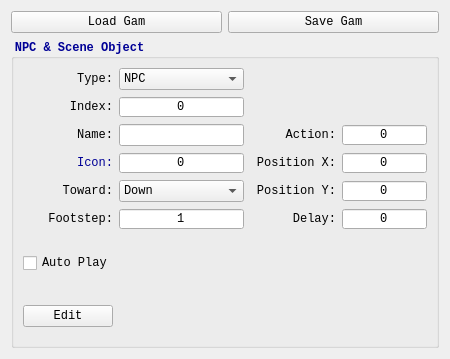
<?xml version="1.0" encoding="UTF-8"?>
<ui version="4.0">
 <class>MainWidget</class>
 <widget class="QWidget" name="MainWidget">
  <property name="geometry">
   <rect>
    <x>0</x>
    <y>0</y>
    <width>450</width>
    <height>333</height>
   </rect>
  </property>
  <property name="font">
   <font>
    <family>Consolas</family>
   </font>
  </property>
  <layout class="QVBoxLayout" name="mainVerLayout" stretch="0,1">
   <item>
    <layout class="QHBoxLayout" name="topBtnLayout">
     <item>
      <widget class="QPushButton" name="loadGamBtn">
       <property name="font">
        <font>
         <family>Consolas</family>
         <pointsize>9</pointsize>
         <bold>false</bold>
        </font>
       </property>
       <property name="text">
        <string>Load Gam</string>
       </property>
      </widget>
     </item>
     <item>
      <widget class="QPushButton" name="saveGamBtn">
       <property name="font">
        <font>
         <family>Consolas</family>
         <pointsize>9</pointsize>
         <bold>false</bold>
        </font>
       </property>
       <property name="text">
        <string>Save Gam</string>
       </property>
      </widget>
     </item>
    </layout>
   </item>
   <item>
    <widget class="QGroupBox" name="roleBox">
     <property name="font">
      <font>
       <family>Consolas</family>
       <pointsize>9</pointsize>
       <bold>true</bold>
      </font>
     </property>
     <property name="contextMenuPolicy">
      <enum>Qt::CustomContextMenu</enum>
     </property>
     <property name="styleSheet">
      <string notr="true">#roleBox {
	color: rgb(0, 0, 150);
	font-weight: bold;
}</string>
     </property>
     <property name="title">
      <string>NPC &amp;&amp; Scene Object</string>
     </property>
     <layout class="QGridLayout" name="playerLayout">
      <item row="0" column="1">
       <widget class="QComboBox" name="roleType">
        <property name="font">
         <font>
          <family>Consolas</family>
          <pointsize>9</pointsize>
          <bold>false</bold>
         </font>
        </property>
        <property name="currentIndex">
         <number>0</number>
        </property>
        <item>
         <property name="text">
          <string>NPC</string>
         </property>
        </item>
        <item>
         <property name="text">
          <string>Scene Object</string>
         </property>
        </item>
       </widget>
      </item>
      <item row="0" column="0">
       <widget class="QLabel" name="roleTypeLbl">
        <property name="font">
         <font>
          <family>Consolas</family>
          <pointsize>9</pointsize>
          <bold>false</bold>
         </font>
        </property>
        <property name="text">
         <string>Type:</string>
        </property>
        <property name="alignment">
         <set>Qt::AlignRight|Qt::AlignTrailing|Qt::AlignVCenter</set>
        </property>
       </widget>
      </item>
      <item row="4" column="0">
       <widget class="QLabel" name="roleTowardLbl">
        <property name="font">
         <font>
          <family>Consolas</family>
          <pointsize>9</pointsize>
          <bold>false</bold>
         </font>
        </property>
        <property name="text">
         <string>Toward:</string>
        </property>
        <property name="alignment">
         <set>Qt::AlignRight|Qt::AlignTrailing|Qt::AlignVCenter</set>
        </property>
       </widget>
      </item>
      <item row="5" column="2">
       <widget class="QLabel" name="roleDelayLbl">
        <property name="font">
         <font>
          <family>Consolas</family>
          <pointsize>9</pointsize>
          <bold>false</bold>
         </font>
        </property>
        <property name="text">
         <string>Delay:</string>
        </property>
        <property name="alignment">
         <set>Qt::AlignRight|Qt::AlignTrailing|Qt::AlignVCenter</set>
        </property>
       </widget>
      </item>
      <item row="2" column="3">
       <widget class="QSpinBox" name="roleAction">
        <property name="font">
         <font>
          <family>Consolas</family>
          <pointsize>9</pointsize>
          <bold>false</bold>
         </font>
        </property>
        <property name="alignment">
         <set>Qt::AlignCenter</set>
        </property>
        <property name="buttonSymbols">
         <enum>QAbstractSpinBox::NoButtons</enum>
        </property>
        <property name="maximum">
         <number>4</number>
        </property>
       </widget>
      </item>
      <item row="1" column="0">
       <widget class="QLabel" name="roleIdxLbl">
        <property name="font">
         <font>
          <family>Consolas</family>
          <pointsize>9</pointsize>
          <bold>false</bold>
         </font>
        </property>
        <property name="text">
         <string>Index:</string>
        </property>
        <property name="alignment">
         <set>Qt::AlignRight|Qt::AlignTrailing|Qt::AlignVCenter</set>
        </property>
       </widget>
      </item>
      <item row="2" column="2">
       <widget class="QLabel" name="roleActionLbl">
        <property name="font">
         <font>
          <family>Consolas</family>
          <pointsize>9</pointsize>
          <bold>false</bold>
         </font>
        </property>
        <property name="text">
         <string>Action:</string>
        </property>
        <property name="alignment">
         <set>Qt::AlignRight|Qt::AlignTrailing|Qt::AlignVCenter</set>
        </property>
       </widget>
      </item>
      <item row="4" column="3">
       <widget class="QSpinBox" name="rolePositionY">
        <property name="font">
         <font>
          <family>Consolas</family>
          <pointsize>9</pointsize>
          <bold>false</bold>
         </font>
        </property>
        <property name="alignment">
         <set>Qt::AlignCenter</set>
        </property>
        <property name="buttonSymbols">
         <enum>QAbstractSpinBox::NoButtons</enum>
        </property>
        <property name="maximum">
         <number>99</number>
        </property>
       </widget>
      </item>
      <item row="7" column="0">
       <widget class="QPushButton" name="editRoleIcon">
        <property name="font">
         <font>
          <family>Consolas</family>
          <pointsize>9</pointsize>
          <bold>false</bold>
         </font>
        </property>
        <property name="text">
         <string>Edit</string>
        </property>
       </widget>
      </item>
      <item row="4" column="1">
       <widget class="QComboBox" name="roleToward">
        <property name="font">
         <font>
          <family>Consolas</family>
          <pointsize>9</pointsize>
          <bold>false</bold>
         </font>
        </property>
        <property name="currentIndex">
         <number>2</number>
        </property>
        <item>
         <property name="text">
          <string>Up</string>
         </property>
        </item>
        <item>
         <property name="text">
          <string>Right</string>
         </property>
        </item>
        <item>
         <property name="text">
          <string>Down</string>
         </property>
        </item>
        <item>
         <property name="text">
          <string>Left</string>
         </property>
        </item>
       </widget>
      </item>
      <item row="2" column="0">
       <widget class="QLabel" name="roleNameLbl">
        <property name="font">
         <font>
          <family>Consolas</family>
          <pointsize>9</pointsize>
          <bold>false</bold>
         </font>
        </property>
        <property name="text">
         <string>Name:</string>
        </property>
        <property name="alignment">
         <set>Qt::AlignRight|Qt::AlignTrailing|Qt::AlignVCenter</set>
        </property>
       </widget>
      </item>
      <item row="3" column="3">
       <widget class="QSpinBox" name="rolePositionX">
        <property name="font">
         <font>
          <family>Consolas</family>
          <pointsize>9</pointsize>
          <bold>false</bold>
         </font>
        </property>
        <property name="alignment">
         <set>Qt::AlignCenter</set>
        </property>
        <property name="buttonSymbols">
         <enum>QAbstractSpinBox::NoButtons</enum>
        </property>
        <property name="maximum">
         <number>99</number>
        </property>
       </widget>
      </item>
      <item row="5" column="3">
       <widget class="QSpinBox" name="roleDelay">
        <property name="font">
         <font>
          <family>Consolas</family>
          <pointsize>9</pointsize>
          <bold>false</bold>
         </font>
        </property>
        <property name="alignment">
         <set>Qt::AlignCenter</set>
        </property>
        <property name="buttonSymbols">
         <enum>QAbstractSpinBox::NoButtons</enum>
        </property>
        <property name="maximum">
         <number>99</number>
        </property>
       </widget>
      </item>
      <item row="5" column="1">
       <widget class="QSpinBox" name="roleFootstep">
        <property name="font">
         <font>
          <family>Consolas</family>
          <pointsize>9</pointsize>
          <bold>false</bold>
         </font>
        </property>
        <property name="alignment">
         <set>Qt::AlignCenter</set>
        </property>
        <property name="buttonSymbols">
         <enum>QAbstractSpinBox::NoButtons</enum>
        </property>
        <property name="minimum">
         <number>0</number>
        </property>
        <property name="maximum">
         <number>2</number>
        </property>
        <property name="value">
         <number>1</number>
        </property>
       </widget>
      </item>
      <item row="4" column="2">
       <widget class="QLabel" name="rolePositionYLbl">
        <property name="font">
         <font>
          <family>Consolas</family>
          <pointsize>9</pointsize>
          <bold>false</bold>
         </font>
        </property>
        <property name="text">
         <string>Position Y:</string>
        </property>
        <property name="alignment">
         <set>Qt::AlignRight|Qt::AlignTrailing|Qt::AlignVCenter</set>
        </property>
       </widget>
      </item>
      <item row="3" column="2">
       <widget class="QLabel" name="rolePositionXLbl">
        <property name="font">
         <font>
          <family>Consolas</family>
          <pointsize>9</pointsize>
          <bold>false</bold>
         </font>
        </property>
        <property name="text">
         <string>Position X:</string>
        </property>
        <property name="alignment">
         <set>Qt::AlignRight|Qt::AlignTrailing|Qt::AlignVCenter</set>
        </property>
       </widget>
      </item>
      <item row="5" column="0">
       <widget class="QLabel" name="roleFootstepLbl">
        <property name="font">
         <font>
          <family>Consolas</family>
          <pointsize>9</pointsize>
          <bold>false</bold>
         </font>
        </property>
        <property name="text">
         <string>Footstep:</string>
        </property>
        <property name="alignment">
         <set>Qt::AlignRight|Qt::AlignTrailing|Qt::AlignVCenter</set>
        </property>
       </widget>
      </item>
      <item row="3" column="0">
       <widget class="QLabel" name="roleIconLbl">
        <property name="font">
         <font>
          <family>Consolas</family>
          <pointsize>9</pointsize>
          <bold>false</bold>
         </font>
        </property>
        <property name="styleSheet">
         <string notr="true">QLabel{ color: rgb(0, 0, 150); }</string>
        </property>
        <property name="text">
         <string>Icon:</string>
        </property>
        <property name="alignment">
         <set>Qt::AlignRight|Qt::AlignTrailing|Qt::AlignVCenter</set>
        </property>
       </widget>
      </item>
      <item row="2" column="1">
       <widget class="QLineEdit" name="roleName">
        <property name="sizePolicy">
         <sizepolicy hsizetype="Minimum" vsizetype="Fixed">
          <horstretch>0</horstretch>
          <verstretch>0</verstretch>
         </sizepolicy>
        </property>
        <property name="font">
         <font>
          <family>Consolas</family>
          <pointsize>9</pointsize>
          <bold>false</bold>
         </font>
        </property>
        <property name="alignment">
         <set>Qt::AlignCenter</set>
        </property>
       </widget>
      </item>
      <item row="1" column="1">
       <widget class="QSpinBox" name="roleIdx">
        <property name="font">
         <font>
          <family>Consolas</family>
          <pointsize>9</pointsize>
          <bold>false</bold>
         </font>
        </property>
        <property name="alignment">
         <set>Qt::AlignCenter</set>
        </property>
        <property name="buttonSymbols">
         <enum>QAbstractSpinBox::NoButtons</enum>
        </property>
        <property name="maximum">
         <number>255</number>
        </property>
       </widget>
      </item>
      <item row="3" column="1">
       <widget class="QSpinBox" name="roleIcon">
        <property name="font">
         <font>
          <family>Consolas</family>
          <pointsize>9</pointsize>
          <bold>false</bold>
         </font>
        </property>
        <property name="alignment">
         <set>Qt::AlignCenter</set>
        </property>
        <property name="buttonSymbols">
         <enum>QAbstractSpinBox::NoButtons</enum>
        </property>
        <property name="maximum">
         <number>255</number>
        </property>
       </widget>
      </item>
      <item row="6" column="0">
       <widget class="QCheckBox" name="roleAutoPlayChk">
        <property name="font">
         <font>
          <family>Consolas</family>
          <pointsize>9</pointsize>
          <bold>false</bold>
         </font>
        </property>
        <property name="text">
         <string>Auto Play</string>
        </property>
       </widget>
      </item>
      <item row="6" column="1" rowspan="2">
       <widget class="IconView" name="roleIconView" native="true">
        <property name="minimumSize">
         <size>
          <width>100</width>
          <height>100</height>
         </size>
        </property>
        <property name="maximumSize">
         <size>
          <width>100</width>
          <height>100</height>
         </size>
        </property>
        <property name="font">
         <font>
          <family>Consolas</family>
          <bold>false</bold>
         </font>
        </property>
       </widget>
      </item>
     </layout>
    </widget>
   </item>
  </layout>
 </widget>
 <customwidgets>
  <customwidget>
   <class>IconView</class>
   <extends>QWidget</extends>
   <header>iconview.h</header>
   <container>1</container>
  </customwidget>
 </customwidgets>
 <tabstops>
  <tabstop>loadGamBtn</tabstop>
  <tabstop>saveGamBtn</tabstop>
  <tabstop>roleType</tabstop>
  <tabstop>roleIdx</tabstop>
  <tabstop>roleName</tabstop>
  <tabstop>roleIcon</tabstop>
  <tabstop>roleToward</tabstop>
  <tabstop>roleFootstep</tabstop>
  <tabstop>roleAutoPlayChk</tabstop>
  <tabstop>editRoleIcon</tabstop>
  <tabstop>roleAction</tabstop>
  <tabstop>rolePositionX</tabstop>
  <tabstop>rolePositionY</tabstop>
  <tabstop>roleDelay</tabstop>
 </tabstops>
 <resources/>
 <connections/>
</ui>
